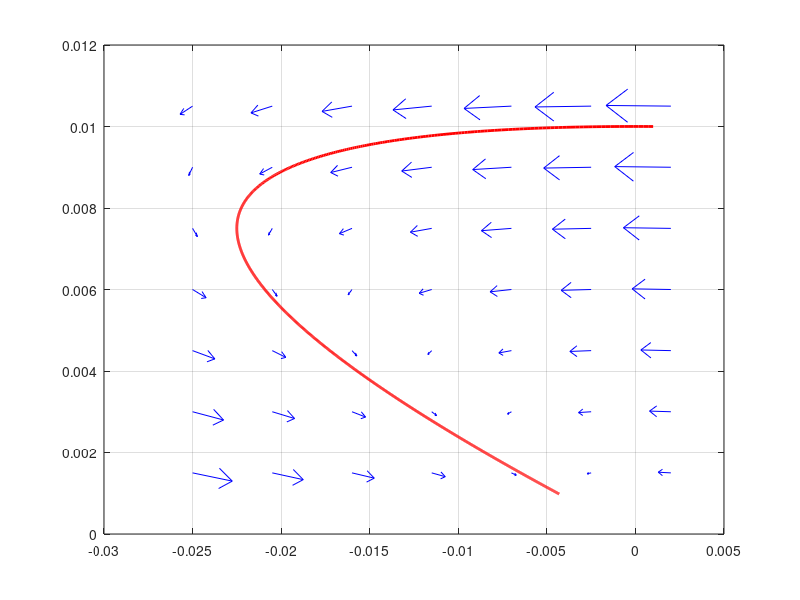

The MATLAB source for this figure:
R=3; C=1/9; L=9/2; 
A=[-1/R/C -1/C; 1/L 0];

eig(A)

t = linspace(0,3,1000);

tm11 = -exp(-2*t).*(exp(t) - 2);
tm12 = -9*exp(-2*t).*(exp(t) - 1);
tm21 = (2*exp(-2*t).*(exp(t) - 1))/9;
tm22 = 2*exp(-t) - exp(-2*t); % FIXED

x01=0.001; 
x02=0.01;

x1 = tm11*x01 + tm12*x02;
x2 = tm21*x01 + tm22*x02;

plot(x1,x2,'r','LineWidth',2);
hold on

[x1g,x2g] = meshgrid(-0.025:0.0045:0.0025, 0.0015:0.0015:0.011);

x1d = A(1,1)*x1g + A(1,2)*x2g;
x2d = A(2,1)*x1g + A(2,2)*x2g;

quiver(x1g,x2g,x1d,x2d,'b');

grid on
